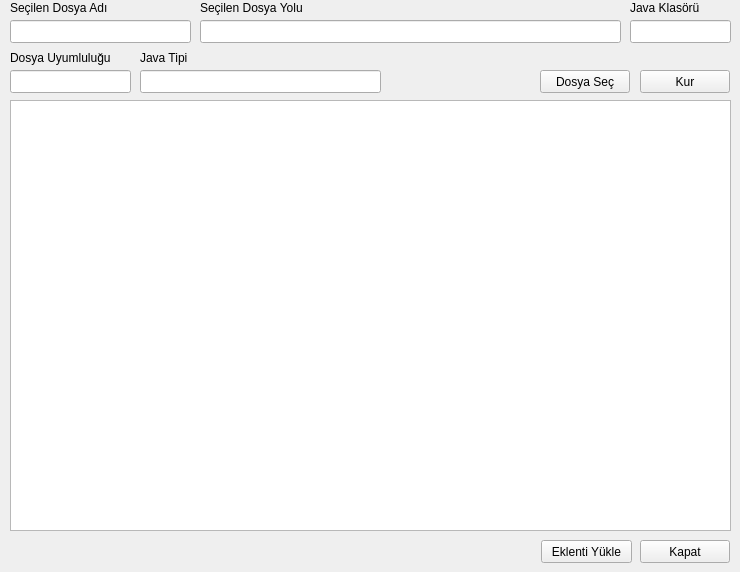
    <widget class="QWidget" name="tab_3">
     <attribute name="title">
      <string>Seç ve Kur</string>
     </attribute>
     <widget class="QPushButton" name="btnSec">
      <property name="geometry">
       <rect>
        <x>540</x>
        <y>70</y>
        <width>90</width>
        <height>23</height>
       </rect>
      </property>
      <property name="text">
       <string>Dosya Seç</string>
      </property>
     </widget>
     <widget class="QTextEdit" name="txtCommandLine">
      <property name="geometry">
       <rect>
        <x>10</x>
        <y>100</y>
        <width>721</width>
        <height>431</height>
       </rect>
      </property>
      <property name="readOnly">
       <bool>true</bool>
      </property>
     </widget>
     <widget class="QLabel" name="label_2">
      <property name="geometry">
       <rect>
        <x>10</x>
        <y>0</y>
        <width>131</width>
        <height>16</height>
       </rect>
      </property>
      <property name="text">
       <string>Seçilen Dosya Adı</string>
      </property>
     </widget>
     <widget class="QLabel" name="label">
      <property name="geometry">
       <rect>
        <x>200</x>
        <y>0</y>
        <width>131</width>
        <height>16</height>
       </rect>
      </property>
      <property name="text">
       <string>Seçilen Dosya Yolu</string>
      </property>
     </widget>
     <widget class="QPushButton" name="btnEklentiYukle">
      <property name="geometry">
       <rect>
        <x>541</x>
        <y>540</y>
        <width>91</width>
        <height>23</height>
       </rect>
      </property>
      <property name="text">
       <string>Eklenti Yükle</string>
      </property>
     </widget>
     <widget class="QLineEdit" name="txtKlasorAdi">
      <property name="geometry">
       <rect>
        <x>630</x>
        <y>20</y>
        <width>101</width>
        <height>23</height>
       </rect>
      </property>
      <property name="readOnly">
       <bool>true</bool>
      </property>
     </widget>
     <widget class="QLabel" name="label_3">
      <property name="geometry">
       <rect>
        <x>630</x>
        <y>0</y>
        <width>81</width>
        <height>16</height>
       </rect>
      </property>
      <property name="text">
       <string>Java Klasörü</string>
      </property>
     </widget>
     <widget class="QLineEdit" name="txtDosyaYolu">
      <property name="geometry">
       <rect>
        <x>200</x>
        <y>20</y>
        <width>421</width>
        <height>23</height>
       </rect>
      </property>
      <property name="readOnly">
       <bool>true</bool>
      </property>
     </widget>
     <widget class="QPushButton" name="btnKur">
      <property name="geometry">
       <rect>
        <x>640</x>
        <y>70</y>
        <width>90</width>
        <height>23</height>
       </rect>
      </property>
      <property name="text">
       <string>Kur</string>
      </property>
     </widget>
     <widget class="QLineEdit" name="txtDosyaAdi">
      <property name="geometry">
       <rect>
        <x>10</x>
        <y>20</y>
        <width>181</width>
        <height>23</height>
       </rect>
      </property>
      <property name="readOnly">
       <bool>true</bool>
      </property>
     </widget>
     <widget class="QPushButton" name="btnKapat">
      <property name="geometry">
       <rect>
        <x>640</x>
        <y>540</y>
        <width>90</width>
        <height>23</height>
       </rect>
      </property>
      <property name="text">
       <string>Kapat</string>
      </property>
     </widget>
     <widget class="QLabel" name="label_6">
      <property name="geometry">
       <rect>
        <x>10</x>
        <y>50</y>
        <width>121</width>
        <height>16</height>
       </rect>
      </property>
      <property name="text">
       <string>Dosya Uyumluluğu</string>
      </property>
     </widget>
     <widget class="QLineEdit" name="txtDosyaUyumlulugu">
      <property name="geometry">
       <rect>
        <x>10</x>
        <y>70</y>
        <width>121</width>
        <height>23</height>
       </rect>
      </property>
      <property name="alignment">
       <set>Qt::AlignCenter</set>
      </property>
      <property name="readOnly">
       <bool>true</bool>
      </property>
     </widget>
     <widget class="QLabel" name="label_7">
      <property name="geometry">
       <rect>
        <x>140</x>
        <y>50</y>
        <width>121</width>
        <height>16</height>
       </rect>
      </property>
      <property name="text">
       <string>Java Tipi</string>
      </property>
     </widget>
     <widget class="QLineEdit" name="txtJavaTipi">
      <property name="geometry">
       <rect>
        <x>140</x>
        <y>70</y>
        <width>241</width>
        <height>23</height>
       </rect>
      </property>
      <property name="alignment">
       <set>Qt::AlignCenter</set>
      </property>
      <property name="readOnly">
       <bool>true</bool>
      </property>
     </widget>
    </widget>
